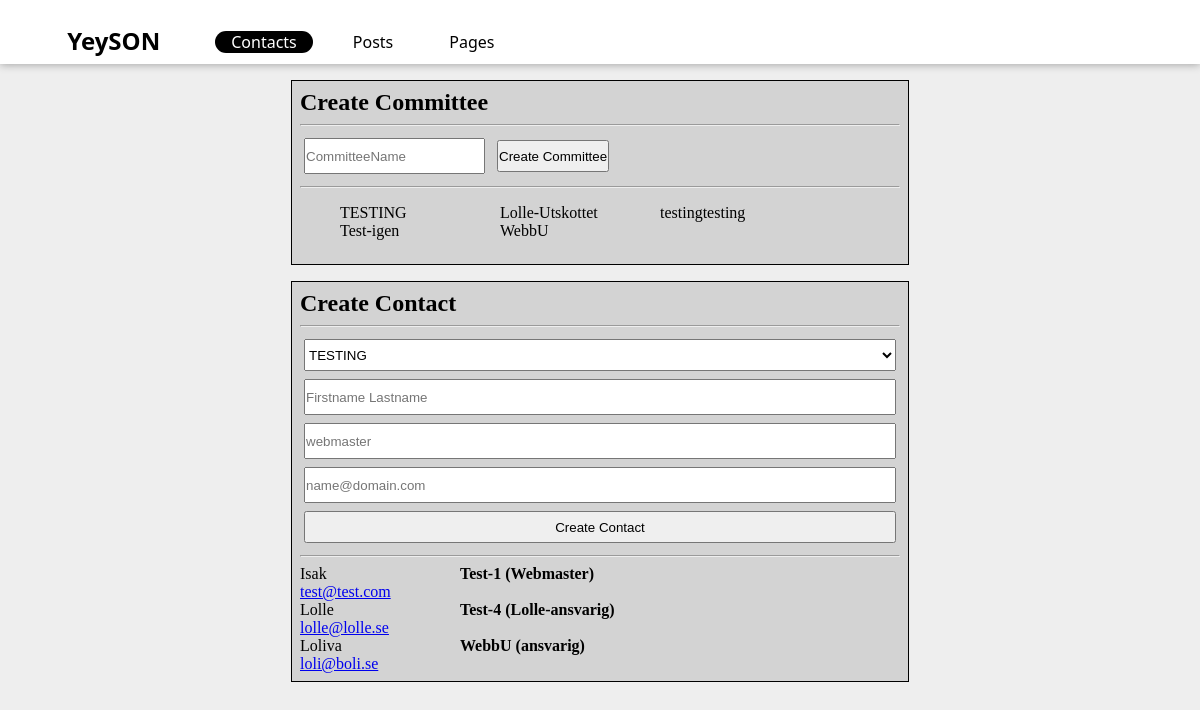
The app's page /, older data.
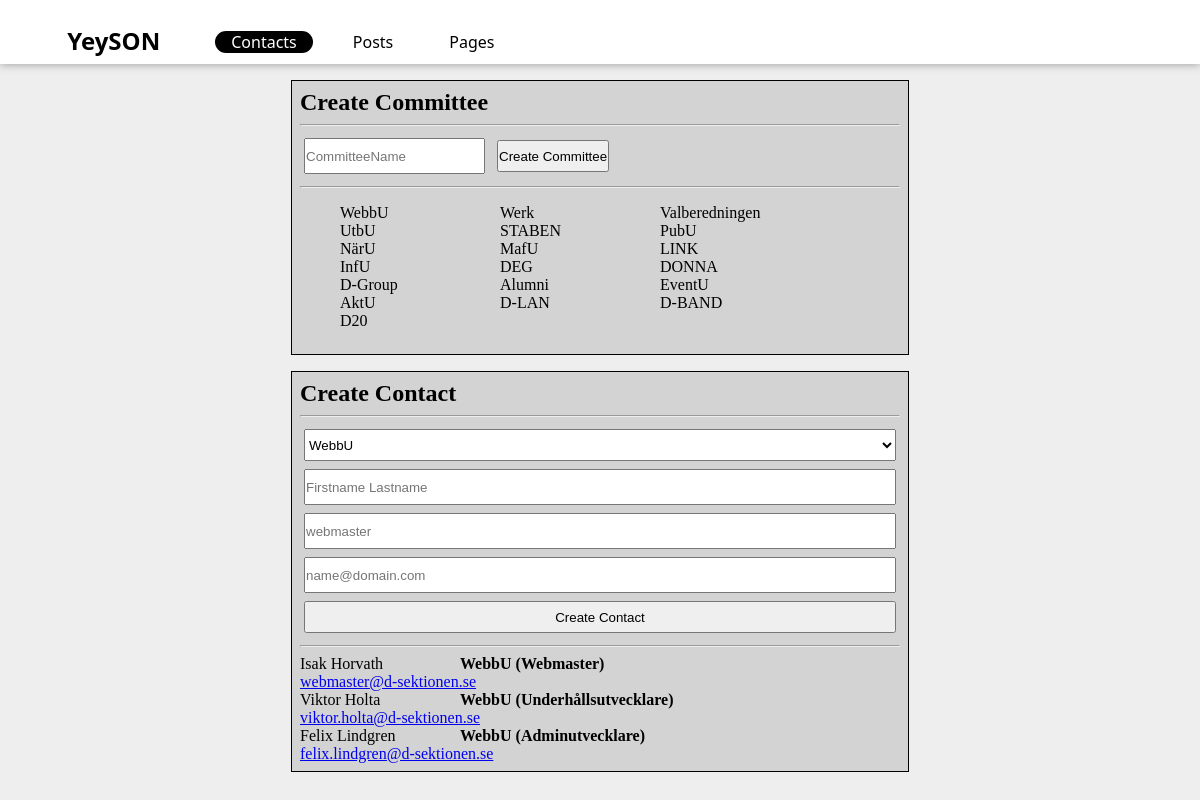
The same page, newer data.
### YeySON/models.py (models this page shows)
class Committee(models.Model):
    title = models.CharField(max_length=128)

class Contact(models.Model):
    committee = models.CharField(max_length=128)
    name = models.CharField(max_length=128)
    position = models.CharField(max_length=128)
    mail = models.CharField(max_length=128)

### YeySON/views.py (the view)
# urls.py: 2. Add a URL to urlpatterns:  path('', views.home, name='home')
def home(request):
    all_committees = Committee.objects.all()
    all_contacts = Contact.objects.all()
    context = {
        'committees': all_committees,
        'contacts': all_contacts
    }
    if request.method == 'POST':
        if "fname-1" in request.POST:
            Committee.objects.create(title=request.POST["fname-1"])
        elif "fname-2" in request.POST:
            Contact.objects.create(committee=request.POST["committees"], name=request.POST["fname-2"], position=request.POST["fname-3"], mail=request.POST["fname-4"])
    return render(request, 'contact.html', context)

### templates/contact.html (shortened to what this page needs)
<!DOCTYPE html>
<html>
    <head>
    </head>
    <body>
        {% include "components/header.html" %}
        <div class="Section">
            <h2>Create Committee</h2>
            <hr/>
            <form action="" method="post">
                <div class="Create-Committee">
                    <input type="text" class="Textfield" placeholder="CommitteeName" id="fname-1" name="fname-1">
                    <input type="submit" class="Button" value="Create Committee" />
                </div>
            </form>
            <hr/>
            <ul>
                {% for o in committees %}
                    <span class="committee-display">{{ o.title }}</span>
                {% endfor %}
            </ul>
        </div>
        <div class="Section">
            <h2>Create Contact</h2>
            <hr/>
            <form action="" method="post">
                <select name="committees" class="Dropdown" id="Committee-Select">
                    {% for o in committees %}
                        <option>{{ o.title }}</option>
                    {% endfor %}
                </select>
                <input type="text" class="Textfield" placeholder="Firstname Lastname" id="fname-2" name="fname-2">
                <input type="text" class="Textfield" placeholder="webmaster" id="fname-3" name="fname-3">
                <input type="text" class="Textfield" placeholder="name@domain.com" id="fname-4" name="fname-4">
                <input type="submit" class="Button" value="Create Contact" />
            </form>
            <hr/>
                {% for o in contacts %}
                    <div class="contact">
                        <span class="name">{{ o.name }}</span>
                        <span class="position"><b>{{ o.committee }} ({{ o.position }})</b></span>
                        <span class="mail"><a href="#">{{ o.mail }}</a></span>
                    </div>
                {% endfor %}
        </div>
    </body>
</html>

Row changes from the older to the newer data that the page shows:
removed Committee: title "TESTING"
removed Committee: title "Lolle-Utskottet"
removed Committee: title "testingtesting"
removed Committee: title "Test-igen"
removed Contact: name "Isak", committee "Test-1", position "Webmaster", mail "test@test.com"
removed Contact: name "Lolle", committee "Test-4", position "Lolle-ansvarig", mail "lolle@lolle.se"
removed Contact: name "Loliva", committee "WebbU", position "ansvarig", mail "loli@boli.se"
added Committee: title "Werk"
added Committee: title "Valberedningen"
added Committee: title "UtbU"
added Committee: title "STABEN"
added Committee: title "PubU"
added Committee: title "NärU"
added Committee: title "MafU"
added Committee: title "LINK"
added Committee: title "InfU"
added Committee: title "DEG"
added Committee: title "DONNA"
added Committee: title "D-Group"
added Committee: title "Alumni"
added Committee: title "EventU"
added Committee: title "AktU"
added Committee: title "D-LAN"
added Committee: title "D-BAND"
added Committee: title "D20"
added Contact: name "Isak Horvath", committee "WebbU", position "Webmaster", mail "webmaster@d-sektionen.se"
added Contact: name "Viktor Holta", committee "WebbU", position "Underhållsutvecklare", mail "viktor.holta@d-sektionen.se"
added Contact: name "Felix Lindgren", committee "WebbU", position "Adminutvecklare", mail "felix.lindgren@d-sektionen.se"
Text that changed along with them:
form field committees: "TESTING" → "WebbU"
